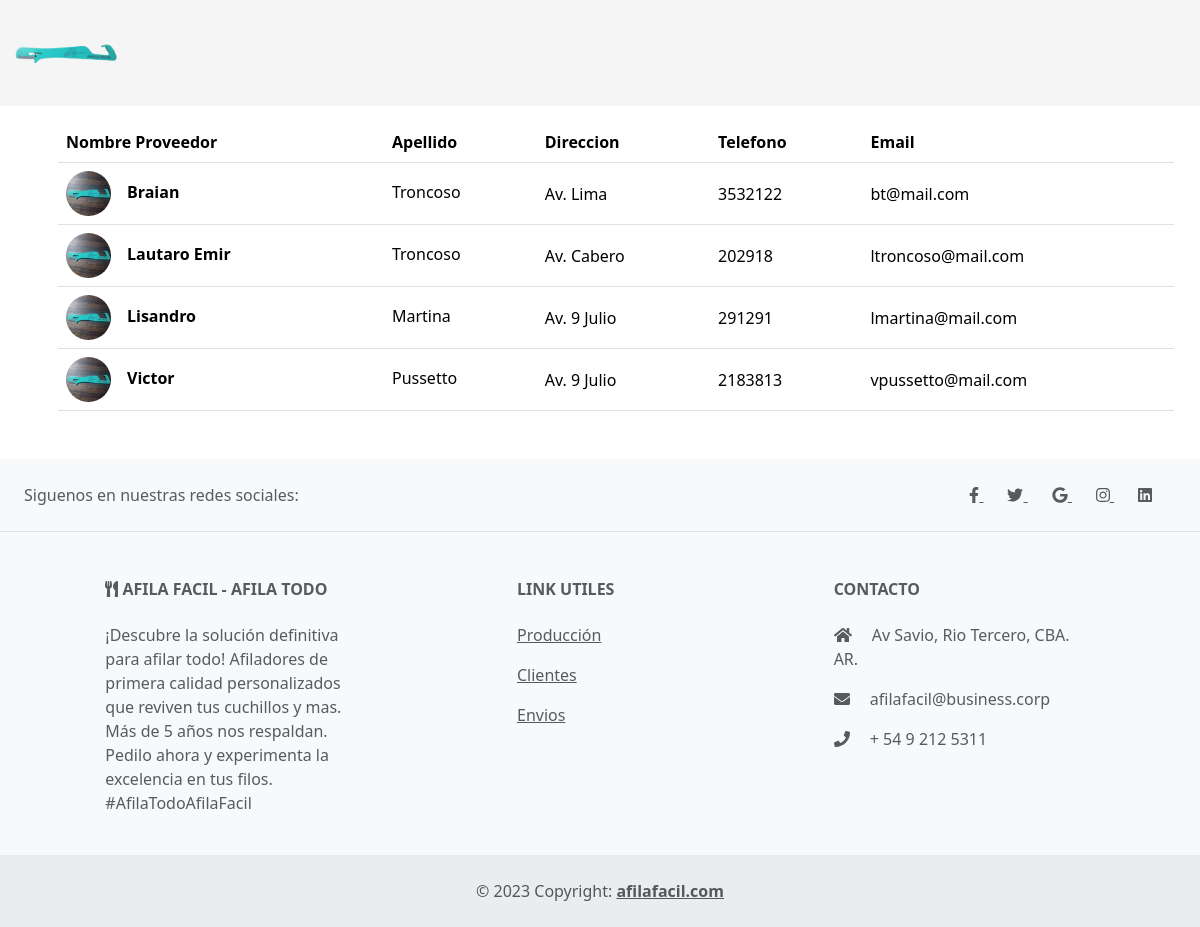
Screenshot of /proveedores/ with the database file from the repository.
### proveedores/models.py (models this page shows, shortened)
class Proveedores(models.Model):
    nombre = models.CharField(max_length=50)
    apellido = models.CharField(max_length=50)
    direccion = models.CharField(max_length=100)
    telefono = models.IntegerField(null=True, blank=True)
    email = models.CharField(max_length=100)
    imagen = models.TextField(null=True, blank=True)
    def get_imagen_url(self):
        if self.imagen:
            return f"/static/img/{self.imagen}"
        else:
            return "/static/img/afilador.jpeg"
    class Meta:
        db_table = 'proveedores'
        verbose_name = "Proveedores"

### proveedores/views.py (the view)
# urls.py: path('', views.mostrar_proveedores, name='proveedores'),
def mostrar_proveedores(request):
    proveedores = Proveedores.objects.all()
    return render(request,'proveedores.html',{'proveedores': proveedores, 'mensaje': "No hay Proveedores"})

### proveedores/templates/proveedores.html (shortened to what this page needs)
{% extends "materias_primas/layout.html" %}
{% load static %}
{% block content %}
{% if proveedores%}
<div class="container">
    <table class="table align-middle mb-0 bg-white m-3 mb-5">
        <thead class="bg-light">
        <tr>
            <th>Nombre Proveedor</th>
            <th>Apellido</th>
            <th>Direccion</th>
            <th>Telefono</th>
            <th>Email</th>
        </tr>
        </thead>
        <tbody>
        {% for proveedor in proveedores %}
            <tr>
                <td>
                <div class="d-flex align-items-center">
                    <img
                        src="{{ proveedor.get_imagen_url }}"
                        alt="NO-IMG"
                        style="width: 45px; height: 45px"
                        class="rounded-circle"
                        />
                    <div class="ms-3">
                    <p class="fw-bold mb-1 ml-2">{{proveedor.nombre}}</p>
                    </div>
                </div>
                </td>
                <td>
                <p class="fw-normal mb-1">{{ proveedor.apellido }}</p>
                </td>
                <td>{{ proveedor.direccion }}</td>
                <td>{{ proveedor.telefono }}</td>
                <td>{{ proveedor.email }}</td>
            </tr>
        {%endfor%}
        </tbody>
    </table>
{%else%}
    {{ mensaje }}
{%endif%}
</div>
{% endblock %}

### rows the page displays
Proveedores: nombre "Braian", apellido "Troncoso", direccion "Av. Lima", telefono "3532122", email "bt@mail.com"
Proveedores: nombre "Lautaro Emir", apellido "Troncoso", direccion "Av. Cabero", telefono "202918", email "ltroncoso@mail.com"
Proveedores: nombre "Lisandro", apellido "Martina", direccion "Av. 9 Julio", telefono "291291", email "lmartina@mail.com"
Proveedores: nombre "Victor", apellido "Pussetto", direccion "Av. 9 Julio", telefono "2183813", email "vpussetto@mail.com"
